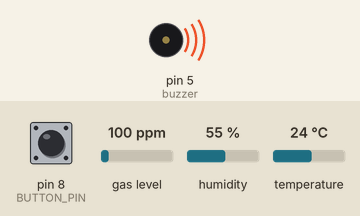
Bench run of a sketch on a simulated Arduino Uno, built with avr-gcc and run on an emulated ATmega328P. Parts: buzzer (waves = sounding). The inputs (shaded band) are chosen by the test bench; at power-on: gas level 100 ppm, pin 8 (BUTTON_PIN) HIGH, humidity 55 %, temperature 24 °C. No radio packets arrive unless stated; what the sketch prints to the serial monitor is not drawn.

Above: at 1.7 s.
1.8 s: gas level set to 20 ppm
Timing chart, 0 to 13.8 s (numbered marks = the images above; inputs shaded):
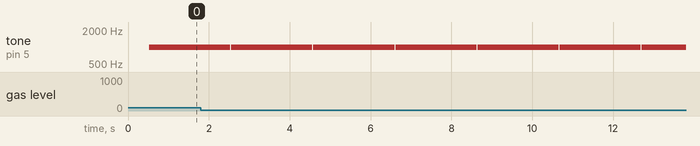

Measured:
- by itself, tone on pin 5 (buzzer): alternates 1000 Hz for 2.0 s and silent for 0.03 s

The sketch:

Mq2_Tr.ino
```cpp
  #include <Wire.h>
  #include <RH_ASK.h>
  #include <MQ2.h>
  #include <SPI.h>
  #include "DHT.h"
  #define DHTPIN 2
  #define DHTTYPE DHT11
  #define BUTTON_PIN 8
  RH_ASK driver;
  DHT dht(DHTPIN, DHTTYPE);
int Analog_Input = A5;
int lpg, co, smoke, panic;
float temp;
int buzzer = 5;

MQ2 mq2(Analog_Input);

void setup(){
  Serial.begin(9600);
  Serial.println(F("DHTxx test!"));
  dht.begin();
  mq2.begin();
  pinMode(buzzer, OUTPUT);
  pinMode(BUTTON_PIN, INPUT_PULLUP);
  RH_ASK driver;
      if (!driver.init())
         Serial.println("init failed");
}
void loop(){

    byte buttonState = digitalRead(BUTTON_PIN);

  if (buttonState == LOW) {
      panic =1;
      tone(buzzer, 1000, 200);
  }
  else {
      panic = 0;
      noTone(buzzer);
  }

  float* values= mq2.read(false); //set it false if you don't want to print the values in the Serial
  lpg = values[0];
  lpg = mq2.readLPG();
  co = values[1];
  co = mq2.readCO();
  smoke = mq2.readSmoke();
  float t = dht.readTemperature();
  Serial.println("temp: ");
  Serial.println(t);
  if (lpg > 10 && co > 10 && smoke > 10 || t >30 || panic > 0)
  {

  tone(buzzer, 1000, 200);
  Serial.print("LPG:");
  Serial.print(lpg);
  Serial.print(" CO:");
  Serial.print(co);
  Serial.print(" SMOKE:");
  Serial.print((smoke*100)/1000000);
  Serial.print(" %");
  Serial.print("\n");
    uint16_t data[5];
    data[0] = lpg;
    data[1] = co;
    data[2]  = ((smoke*100)/1000000);
    data[3] = t;
    data[4] = panic;


    driver.send((uint8_t *)&data, sizeof(data));

    driver.waitPacketSent();

  }else{
  noTone(buzzer);
  }
}
```
